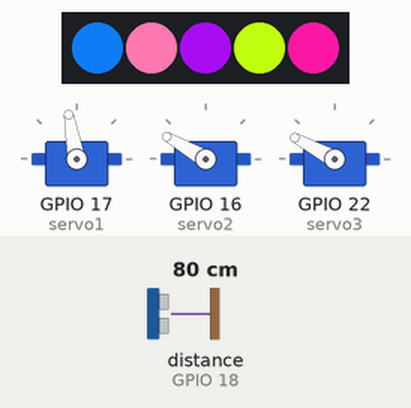
Simulated run of this program. Board: ESP32 board running MicroPython. On the bench: 5 RGB LEDs in strip order, left to right, 3 × servo. The inputs (shaded band) are chosen by the test bench; at power-on: distance to the obstacle (sensor on GPIO 18) 80 cm. The echo pulse lasts 58.3 µs per cm; random numbers come from a fixed seed.

Above: at 1.2 s.
1.3 s: distance to the obstacle (sensor on GPIO 18) set to 14 cm
At 1.41 s:
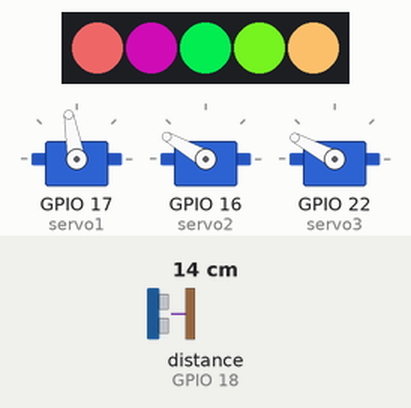
4.3 s: distance to the obstacle (sensor on GPIO 18) set to 11 cm
At 4.8 s:
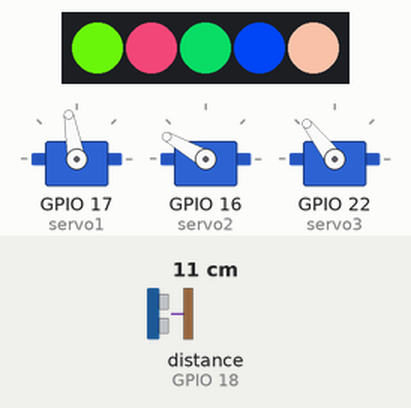
6.0 s: distance to the obstacle (sensor on GPIO 18) set to 250 cm
8.7 s: distance to the obstacle (sensor on GPIO 18) set to 2 cm
At 9.38 s:
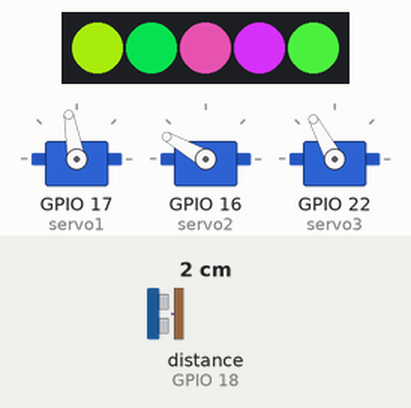
10.4 s: distance to the obstacle (sensor on GPIO 18) set to 63 cm
12.1 s: distance to the obstacle (sensor on GPIO 18) set to 4 cm
At 15.01 s:
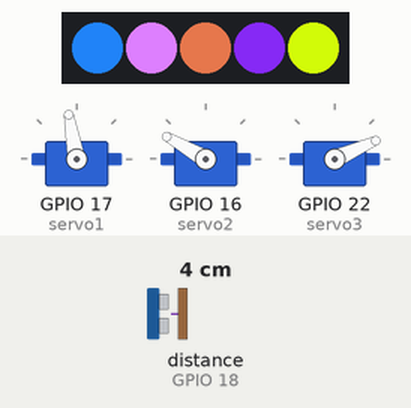
Timing chart, 0 to 19.1 s (numbered marks = the images above; inputs shaded):
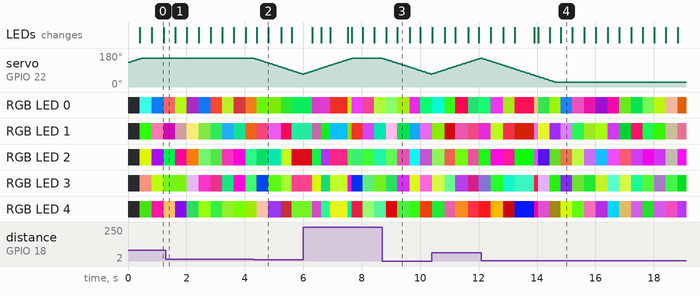

The program:

_______________+RGB_.py
```python
'''
  舵机1-->(17)
  舵机2-->(16)
  舵机3-->(22)
  (Trig)-->(5)
  (Echo)-->(18)
  SCL-->19
  SDA-->21
  DS-->27
   WS-->(13)
'''

#导入Pin模块
from machine import Pin
import time
from servo import Servo
from machine import Timer
from hcsr04 import HCSR04
from neopixel import NeoPixel
import random
from machine import ADC
from machine import Pin,I2C
import dht
from machine import RTC

#定义HCSR04控制对象
hcsr04=HCSR04(trigger_pin=5, echo_pin=18)
#定义SG90舵机控制对象
servo1 = Servo(Pin(17))
servo2 = Servo(Pin(16))
servo3 = Servo(Pin(22))
#定义RGB控制对象
#控制引脚为13，RGB灯串联5个
pin=13
rgb_num=5
rgb_led=NeoPixel(Pin(pin,Pin.OUT),rgb_num)
#定义按键控制对象
key1=Pin(26,Pin.IN,Pin.PULL_UP)
key2=Pin(25,Pin.IN,Pin.PULL_UP)
key3=Pin(33,Pin.IN,Pin.PULL_UP)
key4=Pin(32,Pin.IN,Pin.PULL_UP)
#定义按键键值
KEY1_PRESS,KEY2_PRESS,KEY3_PRESS,KEY4_PRESS=1,2,3,4
key_en=1

#按键扫描函数
def key_scan():
    global key_en
    if key_en==1 and (key1.value()==0 or key2.value()==0 or
                      key3.value()==0 or key4.value()==0 ):
        time.sleep_ms(10)
        key_en=1
        if key1.value()==0:
            return KEY1_PRESS
        elif key2.value()==0:
            return KEY2_PRESS
        elif key3.value()==0:
            return KEY3_PRESS
        elif key4.value()==0:
            return KEY4_PRESS
    elif key1.value()==1 and key2.value()==1 and key3.value()==1 and key4.value()==1:
        key_en=1
    return 0

a=100
b=0
c=130
g=0
h=0
j=150
temp=0
humi=0
k=0
l=0
servo1.write_angle(a)
servo2.write_angle(j)
servo3.write_angle(c)
#定时器0中断函数
def time0_irq(time0):
    global a
    global b
    global c
    global g
    global h
    global j
    global k
    global l
    global temp
    global humi
    key=key_scan()
    if key==KEY1_PRESS and a<=120:
        a+=1
        servo1.write_angle(a)
    if key==KEY2_PRESS and a>=60:
        a-=1
        servo1.write_angle(a)
    if key==KEY3_PRESS and j<=170:
        j+=1
        servo2.write_angle(j)
    if key==KEY4_PRESS and j>=130:
        j-=1
        servo2.write_angle(j)
    distance=hcsr04.distance_cm()//1
    if distance>13 and c<=150:  #机械臂跟随操作者
        c+=2
        servo3.write_angle(c)
    if distance<13 and distance>=0 and c>=25:
        c-=2
        servo3.write_angle(c)
    g+=1
    h+=1
    if g==10 : #每10个周期RGB灯随机变色,屏幕刷新
        g=0
        for i in range(rgb_num):
            d=random.randint(0,255)
            e=random.randint(0,255)
            f=random.randint(0,255)
            while True :
                k=d-e
                if k<0 :
                    k=-k
                    l=e-f
                    if l<0 :
                        l=-l
                if k+l>200 :
                    rgb_led[i]=(d, e, f)
                    break
                else :
                    d=random.randint(0,255)
                    e=random.randint(0,255)
                    f=random.randint(0,255)
            rgb_led.write()

#程序入口
if __name__=="__main__":
    time0=Timer(0)  #创建time0定时器对象
    time0.init(period=40,mode=Timer.PERIODIC,callback=time0_irq)
    while True:
        pass
```

Measured:
- the behaviour switches between 13 and 12 cm on distance to the obstacle (sensor on GPIO 18) (found by bisection; images 1 and 2)
- after the input at 4.3 s, servo on GPIO 22 (servo3): moves from 152° to 68° over 1.6 s, starting at once
- after the input at 8.7 s, servo on GPIO 22 (servo3): moves from 152° to 68° over 1.6 s, starting at once
- after the input at 12.1 s, servo on GPIO 22 (servo3): moves from 152° to 24° over 2.5 s, starting at once
